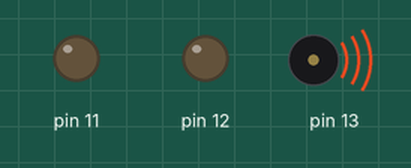
Recording of a sketch running on a simulated Arduino Uno, built with avr-gcc and run on an emulated ATmega328P. On the bench: output pins drawn as LEDs (lit = HIGH), buzzer (waves = sounding).

Above: at 0.2 s.
Timing chart, 0 to 5.2 s (numbered marks = the images above):
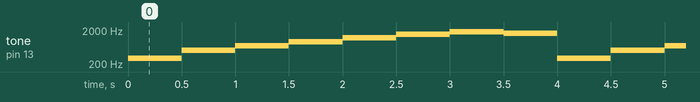

The sketch:

Buzzer_saregamapadhanisa.ino
```cpp
// C++ code
//
void setup()
{
  pinMode(13,OUTPUT);
  pinMode(12,OUTPUT);
  pinMode(11,OUTPUT);
}

void loop()
{

  tone(13,300);//saaaaaaaaaaaaaaaaa
  delay(500);

  tone(13,500); //reeeeeeeeeeeeeeeeeeeeeeeeeeee
  delay(500);

  tone(13,700);//gaaaaaaaaaaaaaaaaa
  delay(500);

  tone(13,900);//maaaaaaaaaaaaa
  delay(500);

  tone(13,1200);//paaaaaaaaaaaaaa
  delay(500);

  tone(13,1500);//dhaaaaaaaaaaa
  delay(500);

  tone(13,1800);//niiiiiiii
  delay(500);

  tone(13,1600);//saaaaaaaaaaaaaaaaaaaaaaa
  delay(500);
}
```

Measured:
- by itself, tone on pin 13: repeats every 4.0 s: 500 Hz 0.50 s, 700 Hz 0.50 s, 900 Hz 0.50 s, 1200 Hz 0.50 s, 1500 Hz 0.50 s, 1800 Hz 0.50 s, 1600 Hz 0.50 s, 300 Hz 0.50 s
